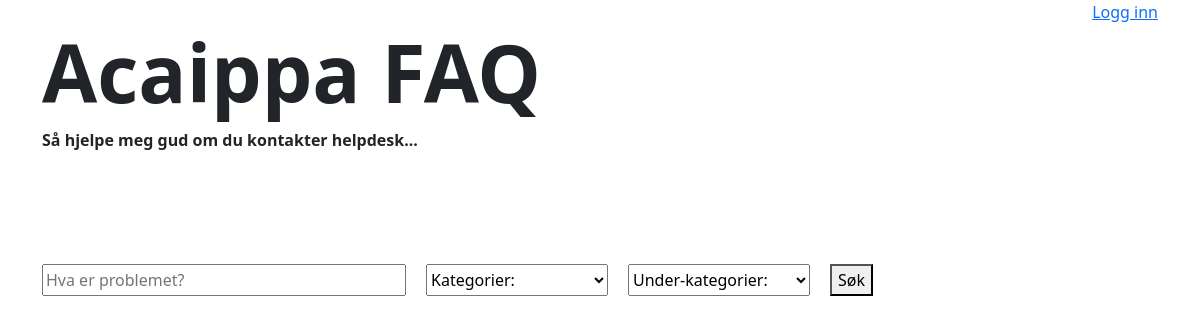
/, run on an earlier commit of the app's database.
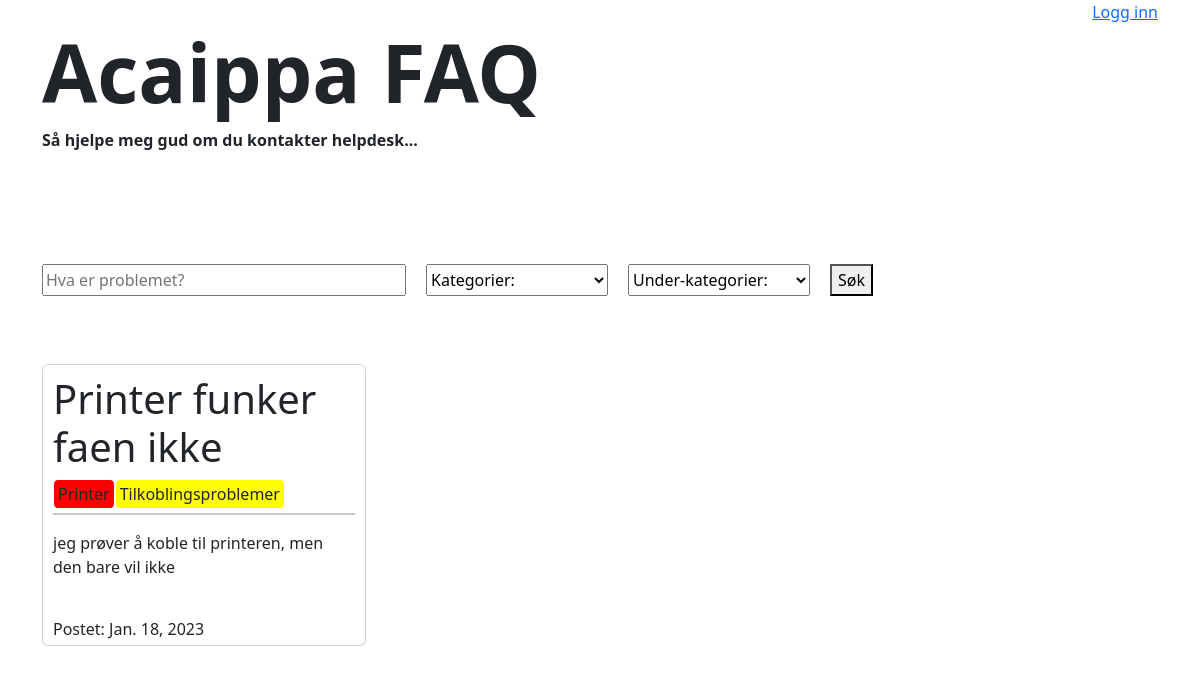
And on a later commit of the database.
### pages/models.py (models this page shows, shortened)
class Problem(models.Model):
    problem_id = models.IntegerField(default=generate_id, editable=False)
    tittel = models.CharField(max_length=200, primary_key=True)
    beskrivelse = models.CharField(max_length=1000)
    guide = models.TextField(max_length=20000)
    dato_postet = models.DateField(default=datetime.date.today)
    kategori = models.ForeignKey(Kategori, on_delete=models.DO_NOTHING)

class Kategori(models.Model):
    navn = models.CharField(max_length=50, primary_key=True)
    farge = models.CharField(max_length=6)
    under_kategori = models.ForeignKey(UnderKategori, on_delete=models.DO_NOTHING)

class UnderKategori(models.Model):
    navn = models.CharField(max_length=70)
    farge = models.CharField(max_length=6)

### pages/views.py (the view)
# urls.py: path('', main_page),
def main_page(request):
	return render(request, "index.html", {"problems" : Problem.objects.all()})

### templates/index.html (shortened to what this page needs)
{% extends "main.html" %}
{% load static %}
{% block content %}
<div class="container overflow-hidden">
	<div class="row">
		<div class="col-12 mb-5">
			<h1 class="main-title">	Acaippa FAQ </h1>
			<p class="slogan">Så hjelpe meg gud om du kontakter helpdesk...</p>
		</div>
		<div class="col-12 row mt-5">
			<div class="col-12 filter-container">
				<input type="text" name="filter-text" class="text-filter col-4" placeholder="Hva er problemet?">
				<select class="col-2" name="category-filter" class="">
					<option>Kategorier:</option>
				</select>
				<select class="col-2" name="category-filter" class="">
					<option>Under-kategorier:</option>
				</select>
				<button>Søk</button>
			</div>
			<div class="col-12 card-container mt-5">
				{% for problem in problems %}
					<div class="card-margin col-12 col-md-6 col-lg-4">
						<div class="card problem-card" onclick="checkClick(this, '{{problem.problem_id}}')">
							<div class="card-title-edit-container d-flex flex-row">
								<h1 class="card-title col">
									{{problem.tittel}}
								</h1>
							</div>
							<div class="card-top-container overflow-hidden mb-1">
								<div class="category-container">
									<p class="category" style="background-color: #{{problem.kategori.farge}};">
										{{problem.kategori.navn}}
									</p>
									<p class="subcategory" style="background-color: #{{problem.kategori.under_kategori.farge}};">
										{{problem.kategori.under_kategori.navn}}
									</p>
								</div>
							</div>
							<hr class="mt-0">
							<p class="card-description">{{problem.beskrivelse}}</p>
							<div class="card-bottom">
								<p class="card-date">Postet: {{problem.dato_postet}}</p>
							</div>
						</div>
					</div>
				{% endfor %}
			</div>
		</div>
	</div>
</div>
{% endblock %}

### templates/main.html (shortened to what this page needs)
{% load static %}
<!DOCTYPE html>
<html>
<head>
	<link href="https://cdn.jsdelivr.net/npm/bootstrap@5.3.0-alpha1/dist/css/bootstrap.min.css" rel="stylesheet">
	<link rel="stylesheet" type="text/css" href="{% static 'styles.css' %}">
</head>
<body>
	<div class="container account-bar d-flex justify-content-end">
		<div class="account-div align-self-right">
			{% if user.is_anonymous == False %}
				<p>{{user.first_name}} {{user.last_name}} <a href="/accounts/logout">Logg ut</a></p>
			{% else %}
				<a href="/accounts/login">Logg inn</a>
			{% endif %}
		</div>
	</div>
	{% block content %}
	{% endblock %}
</body>
</html>

### static/styles.css (style rules this page uses)
.main-title { font-size: 80px; font-weight: bold; }
.slogan { font-weight: bold; }
.text-filter { padding: 2px; }
.filter-container { display: flex; flex-direction: row; }
.filter-container > * { margin: 0 20px 0 0; }
.card-container { display: flex; flex-direction: row; flex-wrap: wrap; }
.card { padding: 10px; cursor: pointer; transition: all .2s; }
.card-margin { padding: 20px; position: relative; left: -20px; }
hr { border-width: 2px; }
.category-container { position: relative; display: flex; flex-direction: row; }
.category, .subcategory { margin: 0; border-style: solid; border-width: 1px; border-radius: 5px; padding: 2px; padding-left: 4px; padding-right: 4px; bottom: 2px; border-color: white; overflow: hidden; }
.card-top-container { display: flex; flex-direction: row; justify-content: space-between; }
.card-bottom { display: flex; flex-direction: row; justify-content: space-between; position: relative; bottom: -22px; }

What changed in the data, as far as the page shows it:
added Problem: tittel "Printer funker faen ikke", kategori.navn "Printer", kategori.under_kategori.navn "Tilkoblingsproblemer", beskrivelse "jeg prøver å koble til printeren, men den bare vil ikke", dato_postet "Jan. 18, 2023"
